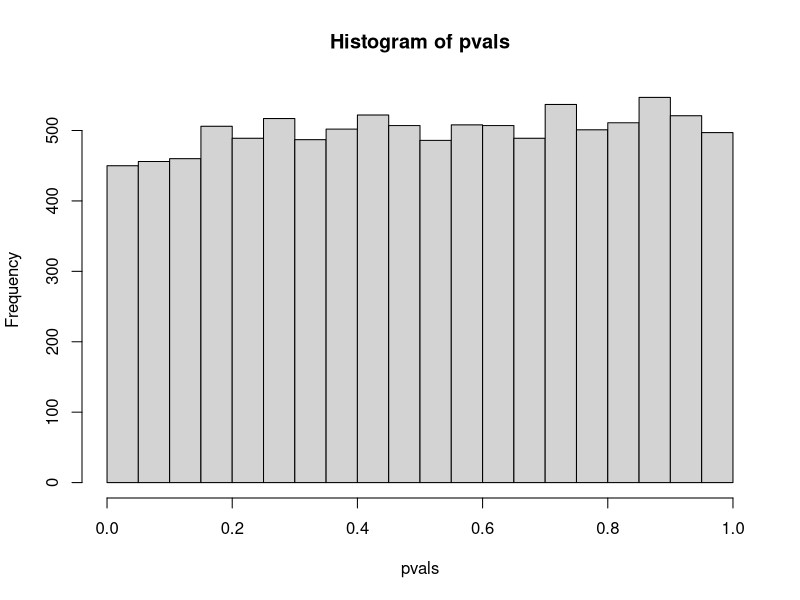
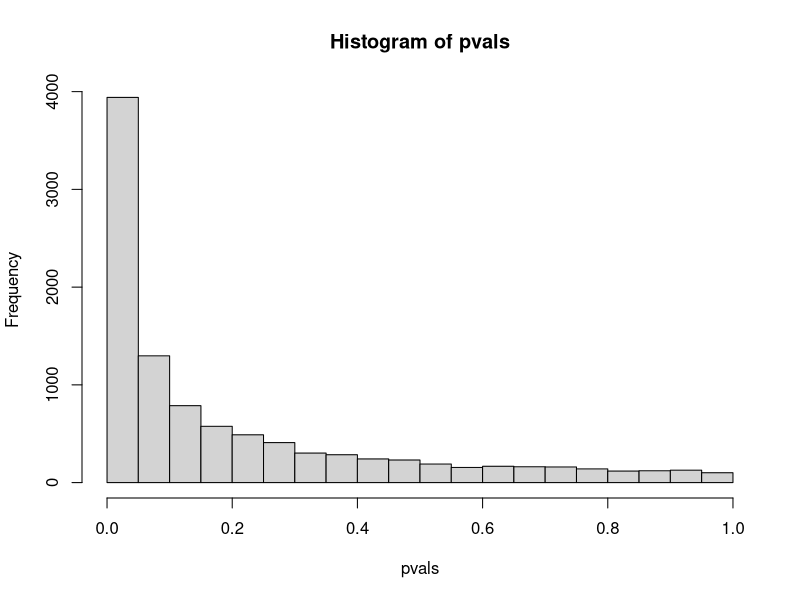
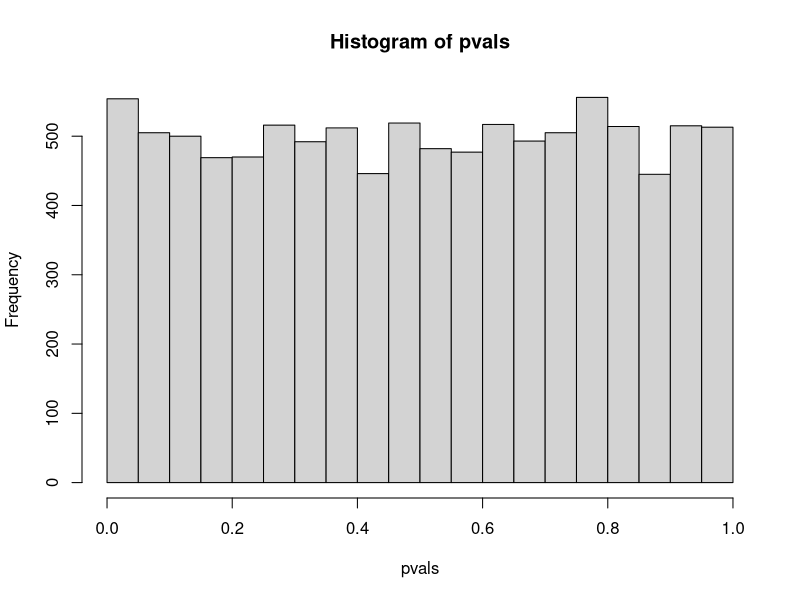

Write the R code that produced these figures, in order. (Note: this script raises an error after producing the figures.)
## ---- chunk 1
knitr::opts_chunk$set(echo = TRUE)
## ---- chunk 2
calc_Qx <- function(ms, k, L, L_gwas) {
  
  # Draw alleles from Beta
  #p_start <- rep(0.5, L)
  p_start <- rbeta(L, 1,3)
  p_start_gwas <- rbeta(L_gwas, 1,3)
  
  # Evolve GWAS alleles (ms = mean shift to add direction to frequency change)
  p1GWAS <- p_start_gwas + rnorm(L_gwas, ms, sqrt((p_start_gwas)*(1-p_start_gwas)* 0.01))
  p2GWAS <- p_start_gwas + rnorm(L_gwas, -ms, sqrt((p_start_gwas)*(1-p_start_gwas) *0.01))
  rm <- which(p1GWAS < 0 | p1GWAS > 1 | p2GWAS < 0 | p2GWAS > 1)
  if (length(rm) > 0) {
    p1GWAS <- p1GWAS[-rm]
    p2GWAS <- p2GWAS[-rm]    
  }
  
  # Evolve neautral alleles vias drift
  p1N <- p_start + rnorm(L, 0, sqrt((p_start_gwas)*(1-p_start_gwas)* 0.01))
  p2N <- p_start + rnorm(L, 0, sqrt((p_start_gwas)*(1-p_start_gwas)* 0.01))
  rm <- which(p1N < 0 | p1N > 1 | p2N < 0 | p2N > 1)
  if (length(rm) > 0) {
    p1N <- p1N[-rm]
    p2N <- p2N[-rm]
  }
  
  # Compute mean PGS in each population 
  Z1 <- 2 * sum(p1GWAS)
  Z2 <- 2 * sum(p2GWAS)
  
  # Mean centering matrix 
  Tmat <- matrix(-1/k, nrow = 1, ncol = 2)
  diag(Tmat) <- (k-1)/k
  
  # Mean center PGS
  Zp <- Tmat %*% c(Z1, Z2)
  
  # Compute F matrix 
  G <- rbind(p1N, p2N)
  S <- matrix(0, ncol(G),ncol(G))
  diag(S) <- 1 / (colMeans(G) * (1 - colMeans(G)))
  Fmat <- (1/(ncol(G)-1)) * (Tmat %*% G %*% S %*% t(G) %*% t(Tmat))
  
  # Compute Va 
  G_gwas <- rbind(p1GWAS, p2GWAS)
  Va <- sum(2* (colMeans(G_gwas) * (1 - colMeans(G_gwas))))
  
  # Compute Qx
  Qx <- (t(Zp) %*% solve(Fmat) %*% Zp) / (2*Va)
  return(Qx[1,1])
}
## ---- chunk 3
vecQx <- matrix(rep(0, 10000))
pvals <- rep(0, 10000)
for(i in 1:10000) {
  vecQx[i] <- calc_Qx(0, 2, 100, 100)
  pvals[i] <- pchisq(vecQx[i],1, lower.tail = F)
}

mean(vecQx)
hist(pvals)
## ---- chunk 4
vecQx <- matrix(rep(0, 10000))
pvals <- rep(0, 10000)
for(i in 1:10000) {
  vecQx[i] <- calc_Qx(0.005, 2, 100, 100)
  pvals[i] <- pchisq(vecQx[i],1, lower.tail = F)
}

mean(vecQx)
hist(pvals)
## ---- chunk 5
make_genotype_matrix <- function(p, n, L) {
  G <- matrix(NA, nrow = n, ncol = L)
  for (i in 1:length(p)) {
    G[,i] <- rbinom(n,2,p[i])
  }
  return(G)
}

calc_Qx1 <- function(ms, k, n, L, L_gwas) {
  
  # Draw alleles from Beta
  p_start <- rbeta(L, 1,3)
  p_start_gwas <- rbeta(L_gwas, 1,3)
  
  # Evolve GWAS alleles (ms = mean shift to add direction to frequency change)
  p1GWAS <- p_start_gwas + rnorm(L_gwas, ms, sqrt((p_start_gwas)*(1-p_start_gwas)* 0.01))
  p2GWAS <- p_start_gwas + rnorm(L_gwas, -ms, sqrt((p_start_gwas)*(1-p_start_gwas) *0.01))
  rm <- which(p1GWAS < 0 | p1GWAS > 1 | p2GWAS < 0 | p2GWAS > 1)
  if (length(rm) > 0) {
    p1GWAS <- p1GWAS[-rm]
    p2GWAS <- p2GWAS[-rm]    
  }
  
  # Evolve neautral alleles vias drift
  p1N <- p_start + rnorm(L, 0, sqrt((p_start_gwas)*(1-p_start_gwas)* 0.01))
  p2N <- p_start + rnorm(L, 0, sqrt((p_start_gwas)*(1-p_start_gwas)* 0.01))
  rm <- which(p1N < 0 | p1N > 1 | p2N < 0 | p2N > 1)
  if (length(rm) > 0) {
    p1N <- p1N[-rm]
    p2N <- p2N[-rm]
  }
  
  # Make Genotype matrix for GWAS alleles by drawing from population 
  i1GWAS <- make_genotype_matrix(p1GWAS, n/2, length(p1GWAS))
  i2GWAS <- make_genotype_matrix(p2GWAS, n/2, length(p2GWAS))
  
  # Make Genotype matrix for neautral alleles by drawing from population 
  i1N <- make_genotype_matrix(p1N, n/2, length(p1N))
  i2N <- make_genotype_matrix(p2N, n/2, length(p2N))
  
  # Neutral Gentotype Matrix 
  G <- rbind(i1N, i2N)/2
  if (length(which(colSums(G) == 0)) > 0 | length(which(colSums(G) == nrow(G))) > 0 ){
    if (length(which(colSums(G) == 0)) > 0) { G <- G[, -which(colSums(G) == 0)]}
    if (length(which(colSums(G) == nrow(G))) > 0) {G <- G[, -which(colSums(G) == nrow(G))]}
  }
  G_ns <- G
  G <- scale(G, scale = F)
  
  # GWAS Gentotype Matrix 
  G_gwas <- rbind(i1GWAS, i2GWAS)/2
  if (length(which(colSums(G_gwas) == 0)) > 0 | length(which(colSums(G_gwas) == nrow(G_gwas))) > 0 ){
    if (length(which(colSums(G_gwas) == 0)) > 0) { G_gwas <- G_gwas[, -which(colSums(G_gwas) == 0)]}
    if (length(which(colSums(G_gwas) == nrow(G_gwas))) > 0) {G_gwas <- G_gwas[, -which(colSums(G_gwas) == nrow(G_gwas))]}
  }
  G_gwas_ns <- G_gwas
  G_gwas <- scale(G_gwas, scale = F)
  
  # Calc allele frequencies  
  p1GWAS <- colMeans(G_gwas_ns[1:(n/2), ])
  p2GWAS <- colMeans(G_gwas_ns[(n/2):n, ])
  p1N <- colMeans(G_ns[1:(n/2), ])
  p2N <- colMeans(G_ns[(n/2):n, ])
  
   # Compute mean PGS 
  Z1 <- 2 * sum(p1GWAS)
  Z2 <- 2 * sum(p2GWAS)
  
  # Mean centering matrix 
  Tmat <- matrix(-1/k, nrow = 1, ncol = 2)
  diag(Tmat) <- (k-1)/k
  
  # Mean center PGS
  Zp <- Tmat %*% c(Z1, Z2)
  
  # Compute F matrix 
  G <- rbind(p1N, p2N)
  S <- matrix(0, ncol(G),ncol(G))
  diag(S) <- 1 / (colMeans(G) * (1 - colMeans(G)))
  Fmat <- (1/(ncol(G)-1)) * (Tmat %*% G %*% S %*% t(G) %*% t(Tmat))
  
  # Compute Va 
  G_gwas <- rbind(p1GWAS, p2GWAS)
  Va <- sum(2* (colMeans(G_gwas) * (1 - colMeans(G_gwas))))
  
  # Compute Qx
  Qx <- (t(Zp) %*% solve(Fmat) %*% Zp) / (2*Va)
  return(Qx[1,1])
}
## ---- chunk 6
vecQx <- matrix(rep(0, 10000))
pvals <- rep(0, 10000)
for(i in 1:10000) {
  vecQx[i] <- calc_Qx1(0, 2, 100, 100, 500)
  pvals[i] <- pchisq(vecQx[i], 1, lower.tail = F)
}

mean(vecQx)
hist(pvals)
## ---- chunk 7
make_genotype_matrix <- function(p, n, L) {
  G <- matrix(NA, nrow = n, ncol = L)
  for (i in 1:length(p)) {
    G[,i] <- rbinom(n,2,p[i])
  }
  return(G)
}
G <- make_genotype_matrix(rbeta(1000, 1, 3), 100, 1000)

# Compute K 
mean_het <- mean((colMeans(G)/2) * (1 - (colMeans(G)/2)))
Tmat <- matrix(-1/100, nrow = 100-1, ncol = 100)
diag(Tmat) <- (100-1)/100
K = (1/sqrt(mean_het)) * ((Tmat %*% G) %*% t((Tmat %*% G)))

# Compute Kpop
H <- matrix(0, nrow = (100-1), ncol = 1)
H[1:(100/2), 1] <- 1/(100/2)
Kpop <-(t(H) %*% K %*% H)

# Check that the eigen vectors of K are the same as eigen vectors from SVD of G
SVD_c <- svd(scale(G, scale=F)[1:99,])
u_svd <- SVD_c$u
myE <- eigen(K) 
u_E <- myE$vectors

# Check alternate definition of Kpop - not quite the same? 
v <- c()
for (i in 1:50){
  for (j in 1:50) {
    v <- c(v, sum((G[i,] - colMeans(G)) * ((G[j,] - colMeans(G))))) 
  }
}
Kpop2 <- (1/sqrt(het)) * (1/(50^2))* sum(v) 
## ---- chunk 8
make_genotype_matrix <- function(p, n, L) {
  G <- matrix(NA, nrow = n, ncol = L)
  for (i in 1:length(p)) {
    G[,i] <- rbinom(n,2,p[i])
  }
  return(G)
}

calc_Qx2 <- function(ms, k, n, L, L_gwas) {
  
 # Draw alleles from Beta
  p_start <- rbeta(L, 1,3)
  p_start_gwas <- rbeta(L_gwas, 1,3)
  
  # Evolve GWAS alleles (ms = mean shift to add direction to frequency change)
  p1GWAS <- p_start_gwas + rnorm(L_gwas, ms, sqrt((p_start_gwas)*(1-p_start_gwas)* 0.01))
  p2GWAS <- p_start_gwas + rnorm(L_gwas, -ms, sqrt((p_start_gwas)*(1-p_start_gwas) *0.01))
  rm <- which(p1GWAS < 0 | p1GWAS > 1 | p2GWAS < 0 | p2GWAS > 1)
  if (length(rm) > 0) {
    p1GWAS <- p1GWAS[-rm]
    p2GWAS <- p2GWAS[-rm]    
  }
  
  # Evolve neautral alleles vias drift
  p1N <- p_start + rnorm(L, 0, sqrt((p_start_gwas)*(1-p_start_gwas)* 0.01))
  p2N <- p_start + rnorm(L, 0, sqrt((p_start_gwas)*(1-p_start_gwas)* 0.01))
  rm <- which(p1N < 0 | p1N > 1 | p2N < 0 | p2N > 1)
  if (length(rm) > 0) {
    p1N <- p1N[-rm]
    p2N <- p2N[-rm]
  }
  
  # Make Genotype matrix for GWAS alleles by drawing from population 
  i1GWAS <- make_genotype_matrix(p1GWAS, n/2, length(p1GWAS))
  i2GWAS <- make_genotype_matrix(p2GWAS, n/2, length(p2GWAS))
  
  # Make Genotype matrix for neautral alleles by drawing from population 
  i1N <- make_genotype_matrix(p1N, n/2, length(p1N))
  i2N <- make_genotype_matrix(p2N, n/2, length(p2N))
  
  # Neutral Gentotype Matrix 
  G <- rbind(i1N, i2N)/2
  if (length(which(colSums(G) == 0)) > 0 | length(which(colSums(G) == nrow(G))) > 0 ){
    if (length(which(colSums(G) == 0)) > 0) { G <- G[, -which(colSums(G) == 0)]}
    if (length(which(colSums(G) == (2*nrow(G)))) > 0) {G <- G[, -which(colSums(G) == nrow(G))]}
  }
  G_ns <- G
  G <- scale(G, scale = F)
  
  # GWAS Gentotype Matrix 
  G_gwas <- rbind(i1GWAS, i2GWAS)/2
  if (length(which(colSums(G_gwas) == 0)) > 0 | length(which(colSums(G_gwas) == nrow(G_gwas))) > 0 ){
    if (length(which(colSums(G_gwas) == 0)) > 0) { G_gwas <- G_gwas[, -which(colSums(G_gwas) == 0)]}
    if (length(which(colSums(G_gwas) == (nrow(G_gwas)*2))) > 0) {G_gwas <- G_gwas[, -which(colSums(G_gwas) == nrow(G_gwas))]}
  }
  G_gwas_ns <- G_gwas
  G_gwas <- scale(G_gwas, scale = F)
  
  # Compute individual PGS, mean center and drop last value
  Z <- c(rowSums(G_gwas_ns))
  Zp <- scale(Z, scale = F)[1:(n-1)]
  
  # Mean centering matrix 
  Tmat <- matrix(-1/n, nrow = n-1, ncol = n)
  diag(Tmat) <- (n-1)/n
  
  # Compute K
  het <- mean((colMeans(G_ns) * (1 - colMeans(G_ns))))
  TG <- Tmat %*% (G_ns)
  TG_s <- (1/sqrt(het)) *  (TG)
  K <- TG_s %*% t(TG_s)
  #K <- (1/(ncol(G)-1)) * G[1:99,] %*% t(G[1:99,])
  
  #S <- matrix(0, ncol(G), ncol(G))
  #diag(S) <- (colMeans(G_ns) * (1 - colMeans(G_ns)))
  #K <- (1/(ncol(G)-1)) * Tmat %*% (G_ns) %*% S %*% t(G_ns) %*% t(Tmat)
  
  # Compute Kpop
  H <- matrix(0, nrow = (n-1), ncol = 1)
  H[1:(n/2), 1] <- 1/(n/2)
  Kpop <-(t(H) %*% K %*% H)
  
  #v <- c()
  #for (i in 1:50){
  #  for (j in 1:50) {
  #    v <- c(v, sum((G_ns[i,] - colMeans(G_ns)) * (G_ns[j,] - colMeans(G_ns)))) 
  #  }
  #}
  #Kpop2 <- (1/het) * (1/(50^2))* sum(v) 
  
  # Compute Zpop
  Zpop <- t(H) %*% Zp
  
  # Compute Va 
  Va <- sum(2* ((colMeans(G_gwas_ns)) * (1 - (colMeans(G_gwas_ns)))))
  
  # Compute Qx
  Qx <- (t(Zpop) %*% solve(Kpop) %*% Zpop) / (2*Va)
  return(Qx[1,1])
}

vecQx <- matrix(rep(0, 500))
pvals <- rep(0, 500)
for(i in 1:500) {
  vecQx[i] <- calc_Qx2(0, 2, 100, 100, 100)
  pvals[i] <- pchisq(vecQx[i],1, lower.tail = F)
}

mean(vecQx)
hist(pvals)
